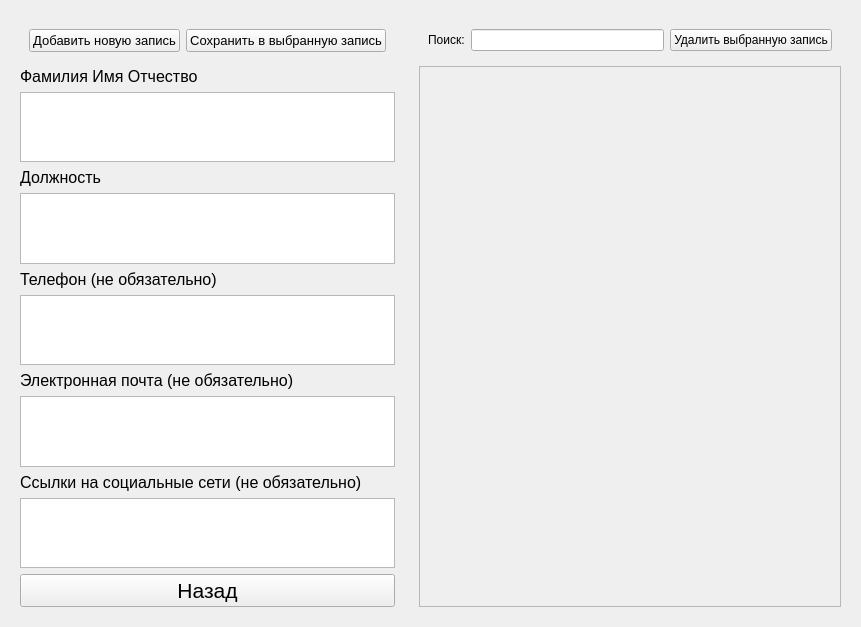
<?xml version="1.0" encoding="UTF-8"?>
<ui version="4.0">
 <class>Teachers</class>
 <widget class="QWidget" name="Teachers">
  <property name="geometry">
   <rect>
    <x>0</x>
    <y>0</y>
    <width>861</width>
    <height>627</height>
   </rect>
  </property>
  <property name="windowTitle">
   <string>Form</string>
  </property>
  <layout class="QHBoxLayout" name="hL_Teachers" stretch="1,2">
   <item>
    <widget class="QWidget" name="widget_teachers_input" native="true">
     <property name="enabled">
      <bool>true</bool>
     </property>
     <property name="sizePolicy">
      <sizepolicy hsizetype="Expanding" vsizetype="Expanding">
       <horstretch>0</horstretch>
       <verstretch>0</verstretch>
      </sizepolicy>
     </property>
     <layout class="QVBoxLayout" name="vL_widget_teachers_input_list">
      <item>
       <widget class="QWidget" name="widget_teachers_input_buts" native="true">
        <layout class="QHBoxLayout" name="hL_widget_teachers_buts">
         <item>
          <widget class="QPushButton" name="pushButton_teachers_add">
           <property name="font">
            <font>
             <pointsize>10</pointsize>
            </font>
           </property>
           <property name="text">
            <string>Добавить новую запись</string>
           </property>
          </widget>
         </item>
         <item>
          <widget class="QPushButton" name="pushButton_teachers_save">
           <property name="font">
            <font>
             <pointsize>10</pointsize>
            </font>
           </property>
           <property name="text">
            <string>Сохранить в выбранную запись</string>
           </property>
          </widget>
         </item>
        </layout>
       </widget>
      </item>
      <item>
       <widget class="QLabel" name="label_teachers_fullname">
        <property name="font">
         <font>
          <pointsize>12</pointsize>
         </font>
        </property>
        <property name="text">
         <string>Фамилия Имя Отчество</string>
        </property>
       </widget>
      </item>
      <item>
       <widget class="QTextEdit" name="textEdit_teachers_fullname">
        <property name="font">
         <font>
          <pointsize>10</pointsize>
         </font>
        </property>
       </widget>
      </item>
      <item>
       <widget class="QLabel" name="label_teachers_prof">
        <property name="font">
         <font>
          <pointsize>12</pointsize>
         </font>
        </property>
        <property name="text">
         <string>Должность</string>
        </property>
       </widget>
      </item>
      <item>
       <widget class="QTextEdit" name="textEdit_teachers_prof">
        <property name="font">
         <font>
          <pointsize>10</pointsize>
         </font>
        </property>
       </widget>
      </item>
      <item>
       <widget class="QLabel" name="label_teachers_phone">
        <property name="font">
         <font>
          <pointsize>12</pointsize>
         </font>
        </property>
        <property name="text">
         <string>Телефон (не обязательно)</string>
        </property>
       </widget>
      </item>
      <item>
       <widget class="QTextEdit" name="textEdit_teachers_phone">
        <property name="font">
         <font>
          <pointsize>10</pointsize>
         </font>
        </property>
       </widget>
      </item>
      <item>
       <widget class="QLabel" name="label_teachers_mail">
        <property name="enabled">
         <bool>true</bool>
        </property>
        <property name="font">
         <font>
          <pointsize>12</pointsize>
         </font>
        </property>
        <property name="inputMethodHints">
         <set>Qt::ImhNone</set>
        </property>
        <property name="text">
         <string>Электронная почта (не обязательно)</string>
        </property>
       </widget>
      </item>
      <item>
       <widget class="QTextEdit" name="textEdit_teachers_mail">
        <property name="font">
         <font>
          <pointsize>10</pointsize>
         </font>
        </property>
       </widget>
      </item>
      <item>
       <widget class="QLabel" name="label_teachers_web">
        <property name="font">
         <font>
          <pointsize>12</pointsize>
         </font>
        </property>
        <property name="text">
         <string>Ссылки на социальные сети (не обязательно)</string>
        </property>
       </widget>
      </item>
      <item>
       <widget class="QTextEdit" name="textEdit_teachers_web">
        <property name="font">
         <font>
          <pointsize>10</pointsize>
         </font>
        </property>
       </widget>
      </item>
      <item>
       <widget class="QPushButton" name="pushButton_teachers_back">
        <property name="font">
         <font>
          <pointsize>16</pointsize>
         </font>
        </property>
        <property name="text">
         <string>Назад</string>
        </property>
       </widget>
      </item>
     </layout>
    </widget>
   </item>
   <item>
    <widget class="QWidget" name="widget_left_teachers" native="true">
     <layout class="QVBoxLayout" name="vL_widget_left_teachers">
      <item>
       <widget class="QWidget" name="widget_left_up_teachers" native="true">
        <layout class="QHBoxLayout" name="hL_widget_left_up_teachers">
         <item>
          <widget class="QLabel" name="label_search_teachers">
           <property name="text">
            <string>Поиск:</string>
           </property>
          </widget>
         </item>
         <item>
          <widget class="QLineEdit" name="lineEdit_search_teachers"/>
         </item>
         <item>
          <widget class="QPushButton" name="pushButton_teachers_delete">
           <property name="text">
            <string>Удалить выбранную запись</string>
           </property>
          </widget>
         </item>
        </layout>
       </widget>
      </item>
      <item>
       <widget class="QScrollArea" name="scrollArea_teachers_list">
        <property name="autoFillBackground">
         <bool>false</bool>
        </property>
        <property name="widgetResizable">
         <bool>true</bool>
        </property>
        <widget class="QWidget" name="sAWContent_teachers_list">
         <property name="geometry">
          <rect>
           <x>0</x>
           <y>0</y>
           <width>429</width>
           <height>542</height>
          </rect>
         </property>
         <layout class="QVBoxLayout" name="vL_sAWContent_teachers_list"/>
        </widget>
       </widget>
      </item>
     </layout>
    </widget>
   </item>
  </layout>
 </widget>
 <resources/>
 <connections/>
</ui>
